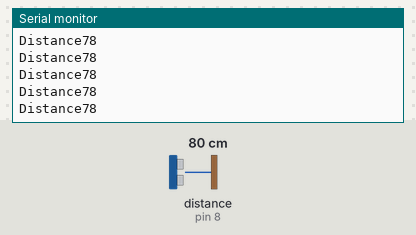
This sketch was run on a simulated Arduino Uno, built with avr-gcc and run on an emulated ATmega328P. Parts: the last lines printed to the serial monitor. Wiring (inferred from the names in the program): ultrasonic range finder: trigger pin 7; echo pin 8. Inputs (shaded band) come from the test bench; at power-on: distance to the obstacle (sensor on pin 8) 80 cm. The echo pulse lasts 58.3 µs per cm.

Above: at 1.2 s.
1.3 s: distance to the obstacle (sensor on pin 8) set to 2 cm
At 2.2 s:
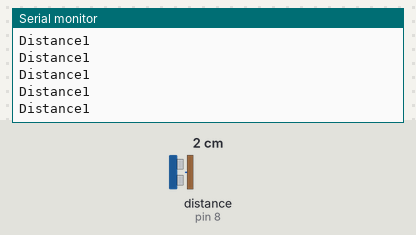
4.3 s: distance to the obstacle (sensor on pin 8) set to 4 cm
At 5.1 s:
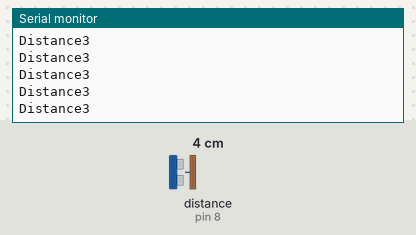
5.8 s: distance to the obstacle (sensor on pin 8) set to 18 cm
At 6.8 s:
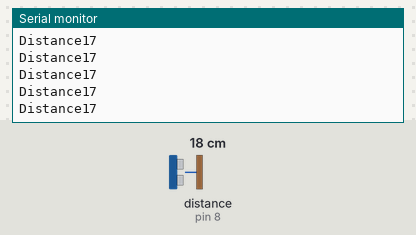
8.8 s: distance to the obstacle (sensor on pin 8) set to 9 cm
At 9.5 s:
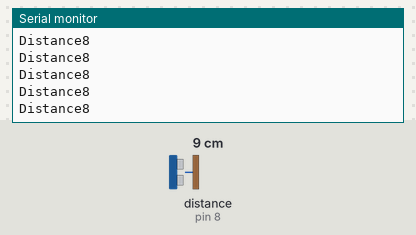
11.8 s: distance to the obstacle (sensor on pin 8) set to 250 cm
At 12.4 s:
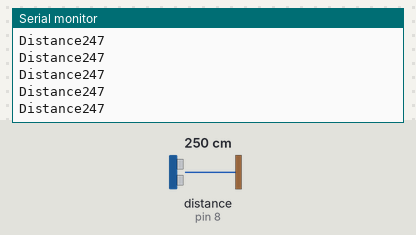
14.8 s: distance to the obstacle (sensor on pin 8) set to 35 cm
At 15.4 s:
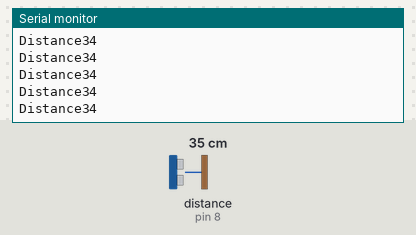
Timing chart, 0 to 17.8 s (numbered marks = the images above; inputs shaded):
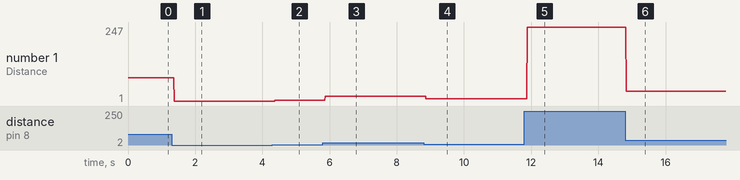

The sketch:

project4.ino
```cpp
// ultrasonic sensor

// distance??
// speed of sound 340m/s
// speed =0.034 microseconds
// time =10/0.034

// distance =speed*time/2
const int trigPin=7;
const int ecoPin=8;
long duration;
int distance;
void setup() {
  pinMode(trigPin,OUTPUT);
  pinMode(ecoPin,INPUT);
  Serial.begin(9600);
}

void loop() {
  digitalWrite(trigPin, LOW);
  delayMicroseconds(2);
  digitalWrite(trigPin,HIGH);
  delayMicroseconds(10);
  digitalWrite(trigPin,LOW);
  duration=pulseIn(ecoPin,HIGH);
  distance = duration*0.034/2;
  Serial.print("Distance");
  Serial.println(distance);

}
```

Measured:
- after the input at 1.3 s, the serial monitor: prints a new line after 0.08 s (image 1)
- after the input at 4.3 s, the serial monitor: prints a new line after 0.08 s (image 2)
- after the input at 5.8 s, the serial monitor: prints a new line after 0.07 s (image 3)
- after the input at 8.8 s, the serial monitor: prints a new line after 0.07 s (image 4)
- after the input at 11.8 s, the serial monitor: prints a new line after 0.08 s (image 5)
- after the input at 14.8 s, the serial monitor: prints a new line at once (image 6)
- plotted number 1: 78 → 1 after the input at 1.3 s, 1 → 3 after the input at 4.3 s, 3 → 17 after the input at 5.8 s, 17 → 8 after the input at 8.8 s, 8 → 247 after the input at 11.8 s
